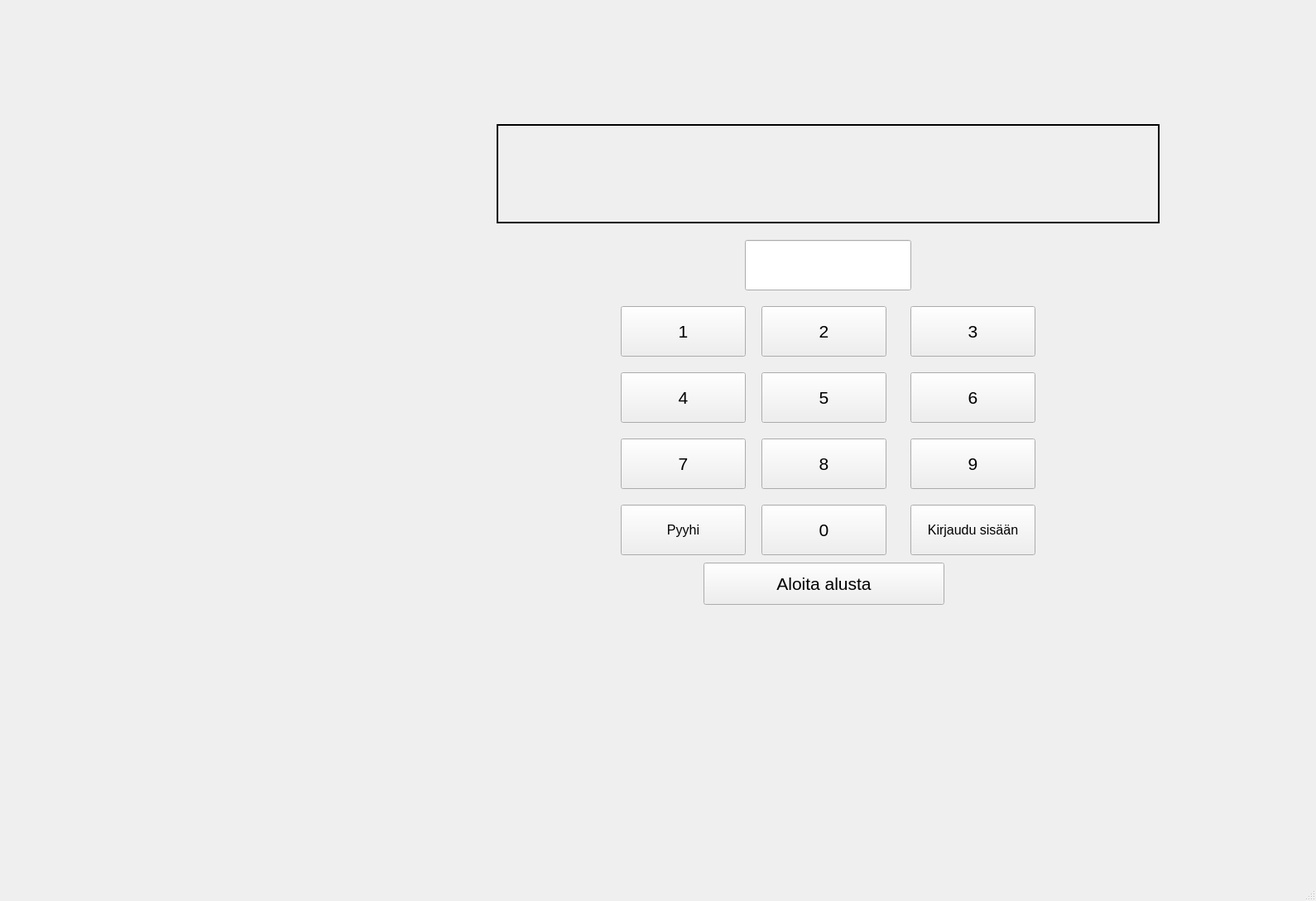
<?xml version="1.0" encoding="UTF-8"?>
<ui version="4.0">
 <class>MainWindow</class>
 <widget class="QMainWindow" name="MainWindow">
  <property name="geometry">
   <rect>
    <x>0</x>
    <y>0</y>
    <width>1590</width>
    <height>1089</height>
   </rect>
  </property>
  <property name="palette">
   <palette>
    <active/>
    <inactive/>
    <disabled/>
   </palette>
  </property>
  <property name="font">
   <font>
    <pointsize>9</pointsize>
   </font>
  </property>
  <property name="windowTitle">
   <string>Kirjautuminen</string>
  </property>
  <widget class="QWidget" name="centralwidget">
   <widget class="QPushButton" name="loginButton">
    <property name="geometry">
     <rect>
      <x>1100</x>
      <y>610</y>
      <width>151</width>
      <height>61</height>
     </rect>
    </property>
    <property name="font">
     <font>
      <pointsize>12</pointsize>
     </font>
    </property>
    <property name="text">
     <string>Kirjaudu sisään</string>
    </property>
   </widget>
   <widget class="QPushButton" name="pushButton_1">
    <property name="geometry">
     <rect>
      <x>750</x>
      <y>370</y>
      <width>151</width>
      <height>61</height>
     </rect>
    </property>
    <property name="font">
     <font>
      <pointsize>16</pointsize>
     </font>
    </property>
    <property name="text">
     <string>1</string>
    </property>
   </widget>
   <widget class="QPushButton" name="pushButton_2">
    <property name="geometry">
     <rect>
      <x>920</x>
      <y>370</y>
      <width>151</width>
      <height>61</height>
     </rect>
    </property>
    <property name="font">
     <font>
      <pointsize>16</pointsize>
     </font>
    </property>
    <property name="text">
     <string>2</string>
    </property>
   </widget>
   <widget class="QPushButton" name="pushButton_3">
    <property name="geometry">
     <rect>
      <x>1100</x>
      <y>370</y>
      <width>151</width>
      <height>61</height>
     </rect>
    </property>
    <property name="font">
     <font>
      <pointsize>16</pointsize>
     </font>
    </property>
    <property name="text">
     <string>3</string>
    </property>
    <property name="flat">
     <bool>false</bool>
    </property>
   </widget>
   <widget class="QPushButton" name="pushButton_4">
    <property name="geometry">
     <rect>
      <x>750</x>
      <y>450</y>
      <width>151</width>
      <height>61</height>
     </rect>
    </property>
    <property name="font">
     <font>
      <pointsize>16</pointsize>
     </font>
    </property>
    <property name="text">
     <string>4</string>
    </property>
   </widget>
   <widget class="QPushButton" name="pushButton_5">
    <property name="geometry">
     <rect>
      <x>920</x>
      <y>450</y>
      <width>151</width>
      <height>61</height>
     </rect>
    </property>
    <property name="font">
     <font>
      <pointsize>16</pointsize>
     </font>
    </property>
    <property name="text">
     <string>5</string>
    </property>
   </widget>
   <widget class="QPushButton" name="pushButton_6">
    <property name="geometry">
     <rect>
      <x>1100</x>
      <y>450</y>
      <width>151</width>
      <height>61</height>
     </rect>
    </property>
    <property name="font">
     <font>
      <pointsize>16</pointsize>
     </font>
    </property>
    <property name="text">
     <string>6</string>
    </property>
   </widget>
   <widget class="QPushButton" name="pushButton_7">
    <property name="geometry">
     <rect>
      <x>750</x>
      <y>530</y>
      <width>151</width>
      <height>61</height>
     </rect>
    </property>
    <property name="font">
     <font>
      <pointsize>16</pointsize>
     </font>
    </property>
    <property name="text">
     <string>7</string>
    </property>
   </widget>
   <widget class="QPushButton" name="pushButton_8">
    <property name="geometry">
     <rect>
      <x>920</x>
      <y>530</y>
      <width>151</width>
      <height>61</height>
     </rect>
    </property>
    <property name="palette">
     <palette>
      <active>
       <colorrole role="Window">
        <brush brushstyle="SolidPattern">
         <color alpha="255">
          <red>255</red>
          <green>255</green>
          <blue>255</blue>
         </color>
        </brush>
       </colorrole>
      </active>
      <inactive>
       <colorrole role="Window">
        <brush brushstyle="SolidPattern">
         <color alpha="255">
          <red>240</red>
          <green>240</green>
          <blue>240</blue>
         </color>
        </brush>
       </colorrole>
      </inactive>
      <disabled>
       <colorrole role="Window">
        <brush brushstyle="SolidPattern">
         <color alpha="255">
          <red>255</red>
          <green>255</green>
          <blue>255</blue>
         </color>
        </brush>
       </colorrole>
      </disabled>
     </palette>
    </property>
    <property name="font">
     <font>
      <pointsize>16</pointsize>
     </font>
    </property>
    <property name="text">
     <string>8</string>
    </property>
   </widget>
   <widget class="QPushButton" name="pushButton_9">
    <property name="geometry">
     <rect>
      <x>1100</x>
      <y>530</y>
      <width>151</width>
      <height>61</height>
     </rect>
    </property>
    <property name="font">
     <font>
      <pointsize>16</pointsize>
     </font>
    </property>
    <property name="text">
     <string>9</string>
    </property>
   </widget>
   <widget class="QPushButton" name="pushButton_0">
    <property name="geometry">
     <rect>
      <x>920</x>
      <y>610</y>
      <width>151</width>
      <height>61</height>
     </rect>
    </property>
    <property name="font">
     <font>
      <pointsize>16</pointsize>
     </font>
    </property>
    <property name="text">
     <string>0</string>
    </property>
   </widget>
   <widget class="QPushButton" name="peruutaButton">
    <property name="geometry">
     <rect>
      <x>850</x>
      <y>680</y>
      <width>291</width>
      <height>51</height>
     </rect>
    </property>
    <property name="font">
     <font>
      <pointsize>16</pointsize>
     </font>
    </property>
    <property name="text">
     <string>Aloita alusta</string>
    </property>
   </widget>
   <widget class="QLineEdit" name="lineEditKirjaudu">
    <property name="geometry">
     <rect>
      <x>900</x>
      <y>290</y>
      <width>201</width>
      <height>61</height>
     </rect>
    </property>
    <property name="font">
     <font>
      <pointsize>24</pointsize>
     </font>
    </property>
   </widget>
   <widget class="QLabel" name="labelKirjaudu">
    <property name="geometry">
     <rect>
      <x>600</x>
      <y>150</y>
      <width>801</width>
      <height>120</height>
     </rect>
    </property>
    <property name="palette">
     <palette>
      <active>
       <colorrole role="Window">
        <brush brushstyle="SolidPattern">
         <color alpha="255">
          <red>255</red>
          <green>255</green>
          <blue>255</blue>
         </color>
        </brush>
       </colorrole>
      </active>
      <inactive>
       <colorrole role="Window">
        <brush brushstyle="SolidPattern">
         <color alpha="255">
          <red>240</red>
          <green>240</green>
          <blue>240</blue>
         </color>
        </brush>
       </colorrole>
      </inactive>
      <disabled>
       <colorrole role="Window">
        <brush brushstyle="SolidPattern">
         <color alpha="255">
          <red>255</red>
          <green>255</green>
          <blue>255</blue>
         </color>
        </brush>
       </colorrole>
      </disabled>
     </palette>
    </property>
    <property name="font">
     <font>
      <pointsize>24</pointsize>
     </font>
    </property>
    <property name="autoFillBackground">
     <bool>false</bool>
    </property>
    <property name="frameShape">
     <enum>QFrame::Panel</enum>
    </property>
    <property name="frameShadow">
     <enum>QFrame::Plain</enum>
    </property>
    <property name="lineWidth">
     <number>2</number>
    </property>
    <property name="midLineWidth">
     <number>0</number>
    </property>
    <property name="text">
     <string/>
    </property>
    <property name="textFormat">
     <enum>Qt::AutoText</enum>
    </property>
    <property name="alignment">
     <set>Qt::AlignCenter</set>
    </property>
   </widget>
   <widget class="QPushButton" name="pyyhiButton">
    <property name="geometry">
     <rect>
      <x>750</x>
      <y>610</y>
      <width>151</width>
      <height>61</height>
     </rect>
    </property>
    <property name="font">
     <font>
      <pointsize>12</pointsize>
     </font>
    </property>
    <property name="text">
     <string>Pyyhi</string>
    </property>
   </widget>
   <zorder>loginButton</zorder>
   <zorder>pushButton_1</zorder>
   <zorder>pushButton_2</zorder>
   <zorder>pushButton_3</zorder>
   <zorder>pushButton_4</zorder>
   <zorder>pushButton_5</zorder>
   <zorder>pushButton_6</zorder>
   <zorder>pushButton_7</zorder>
   <zorder>pushButton_8</zorder>
   <zorder>pushButton_9</zorder>
   <zorder>pushButton_0</zorder>
   <zorder>peruutaButton</zorder>
   <zorder>lineEditKirjaudu</zorder>
   <zorder>pyyhiButton</zorder>
   <zorder>labelKirjaudu</zorder>
  </widget>
  <widget class="QMenuBar" name="menubar">
   <property name="geometry">
    <rect>
     <x>0</x>
     <y>0</y>
     <width>1590</width>
     <height>25</height>
    </rect>
   </property>
  </widget>
  <widget class="QStatusBar" name="statusbar"/>
 </widget>
 <resources/>
 <connections/>
</ui>
